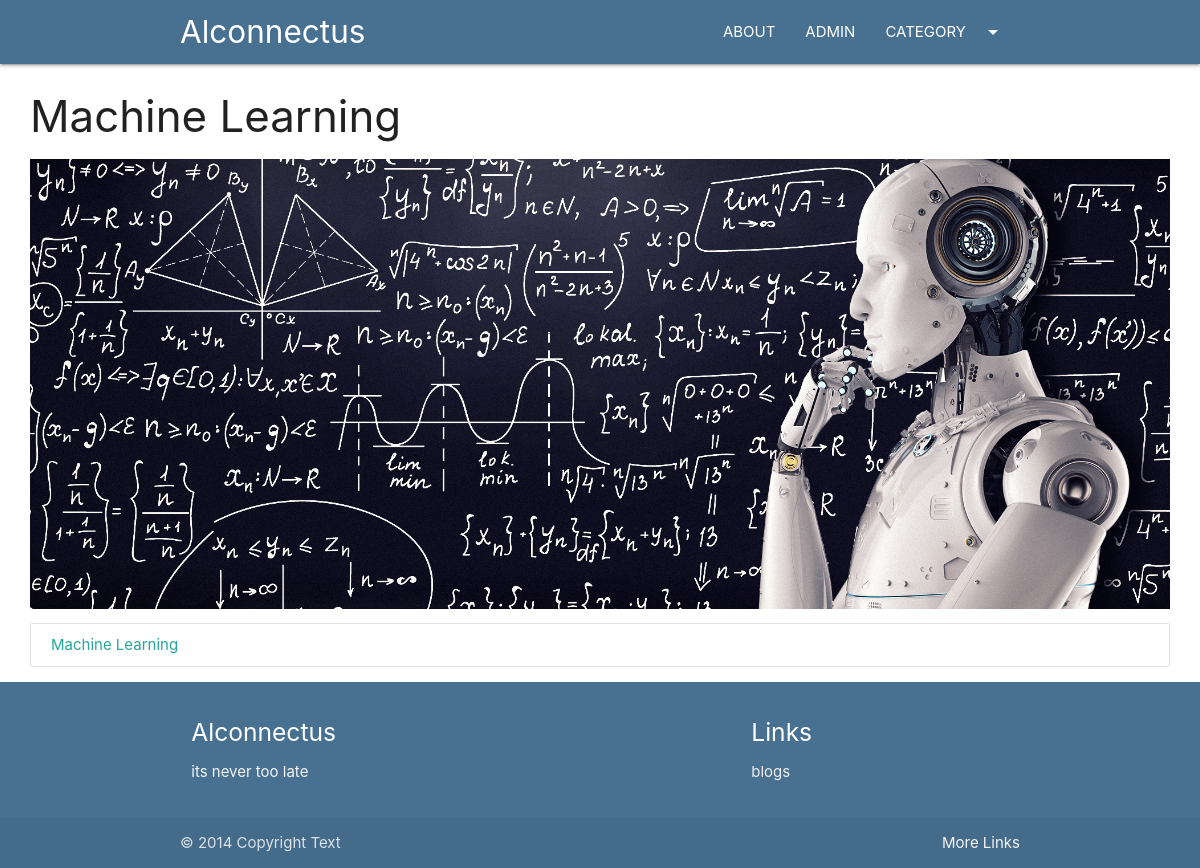
The page /category/ML on the database its author committed.
### blogs/models.py (models this page shows, shortened)
class Category(models.Model):
    cat_id = models.AutoField(primary_key=True)
    title = models.CharField(max_length=100)
    description = models.TextField()
    url = models.CharField(max_length=100)
    image = models.ImageField(upload_to='category/',blank=True, null=True)
    add_date = models.DateField(auto_now_add=True, null=True)

class Post(models.Model):
    post_id = models.AutoField(primary_key=True)
    title = models.CharField(max_length=200)
    content = models.TextField()
    url = models.CharField(max_length=100)
    cat = models.ForeignKey(Category, on_delete=models.CASCADE)
    image = models.ImageField(upload_to='post/',blank=True, null=True)

### blogs/views.py (the view)
# urls.py: path('category/<slug:url>',category)
def category(request, url):
    cat = Category.objects.get(url=url)
    posts = Post.objects.filter(cat=cat)
    return render(request, "category.html", {'cat': cat, 'posts': posts})

### templates/category.html (shortened to what this page needs)
{%extends 'base.html' %}
{%block content%}
<div class="container-custom">
    <h3>{{cat.title}}</h3>
    <div class="img-container">
        <img src="/media/{{cat.image}}" class="responsive-img" style="max-height:450px;width:100%;object-fit:cover;"
             alt="">
    </div>
    <div class="collection">
        {%for p in posts %}
        <a href="/blogs/{{p.url}}" class="collection-item">{{p.title}}</a>
        {% empty %}
        <h3>No posts in this category</h3>
        {%endfor%}
    </div>
</div>
{%endblock%}

### blogs/static/css/style.css (style rules this page uses)
.container-custom { width:95%!important; margin:auto; }

### rows shown on the page
Category: title "Machine Learning", image (picture)
Post: title "Machine Learning"
